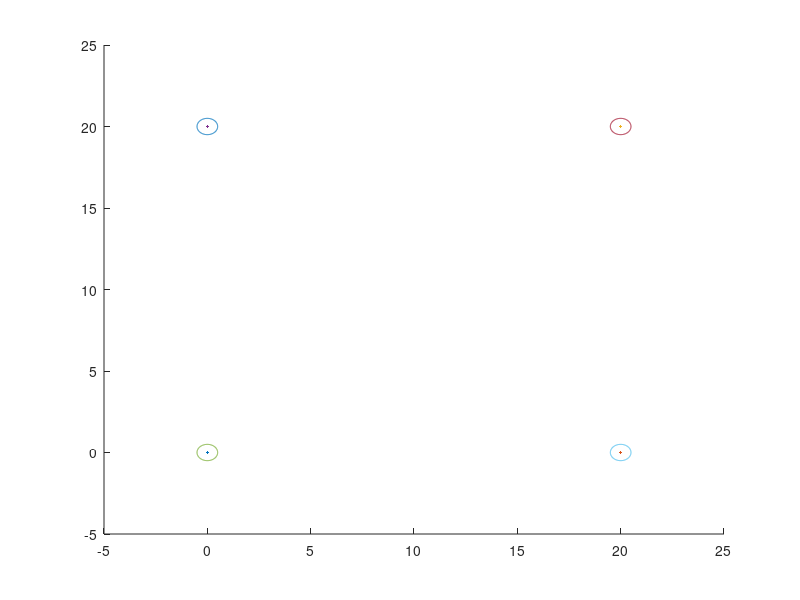

Recreate this plot in MATLAB. (Note: this script raises an error after producing the figure.)
clc 
clear all
clf

A=[0 0;0 0];
B=[1 0;0 1];
C=eye(2,2);
D=zeros(2,2);

sys=ss(A,B,C,D);


Num_agen=4;


Ts=0.1;
sysd=c2d(sys,Ts);
Ad=sysd.A;
Bd=sysd.B;
T=50;
%% intial trajectory
count=1;
X(:,1)=[0;0 ;  20;0 ; 20;20   ;  0;20 ];
for t=0:Ts:5
    if t<2
        u(:,count)=0*ones(2*Num_agen,1);
    else
        u(:,count)=0*ones(2*Num_agen,1);
    end
    for i=1:Num_agen
        X((2*i-1):(2*i),count+1)=Ad*X((2*i-1):(2*i),count)+Bd*u((2*i-1):(2*i),count);
    end
    count=count+1;   
end

X0=X;
for i=1:Num_agen
    hold on
    plot(X((2*i-1),:),X((2*i),:),'.')
end


hold on

%%
R_obs=2;
R_agent=0.5;
N=length(X(1,:));
obs_center=[
    X(1:2,1)'; ...
    X(3:4,1)'; ...
    X(5:6,1)'; ...
    X(7:8,1)'];
R_plot=[R_agent,R_agent,R_agent,R_agent];
R=2*R_plot;


alpha=1;
obs_num=length(R);
r_default=1;

lambda=10000;

i=1;
figure(1)
tol=0.001;



hold on

theta=linspace(0,2*pi,201);
for j=1:obs_num
    x_theta=R_plot(j)*cos(theta);
    y_theta=R_plot(j)*sin(theta);
    plot(obs_center(j,1)+x_theta,obs_center(j,2)+y_theta)
end
Linear_cost=zeros(1,200);
for iteration=1:60
    



    %cvx_solver sedumi
    cvx_solver SDPT3
    cvx_precision best
    cvx_begin 
        
        variable w(2*Num_agen,N-1)

        variable v(2*Num_agen,N-1)
        variable d(2*Num_agen,N)
        variable U(1,N-1)
        variable s(N*(obs_num-1),Num_agen)

        variable X_diff(N-1,Num_agen)
        %variable s_pos(N)
        %minimize (  500*sum(U*Ts) + lambda*sum(sum(abs(v)))  + lambda*(sum(max(s(:,1),0))   +   1*sum(max(s(:,2),0))) )
        
        minimize (  norm(u+w,1) + lambda*sum(sum(abs(v)))  + lambda*0.001*(   sum(sum(max(s,0)))   )) 

        subject to
        cvx_precision best
        %cvx_precision low
        E=eye(2);
        d(:,1)==zeros(2*Num_agen,1);




        
        for i=1:N-1

            obs_center=[
                X(1:2,i)'; ...
                X(3:4,i)'; ...
                X(5:6,i)'; ...
                X(7:8,i)'];

            for j=1:Num_agen


                -r_default<=w((2*j-1):(2*j),i)<=r_default;
  


                X((2*j-1):(2*j),i+1)+d((2*j-1):(2*j),i+1)== ...
                    (Ad*X((2*j-1):(2*j),i)+Ad*d((2*j-1):(2*j),i))+ ...
                    (Bd*u((2*j-1):(2*j),i)+Bd*w((2*j-1):(2*j),i))+E*v((2*j-1):(2*j),i);
                U(i)==norm(u(:,i),2);

                X_diff(i,j)==norm(X((2*j-1):(2*j),i+1)-X((2*j-1):(2*j),i),2);




                countk=1;

                for k=1:obs_num
                    if k==j
                        continue
                    end
                    R(k)-norm(X((2*j-1):(2*j),i)-obs_center(k,:)',2)- ...
                        (X((2*j-1):(2*j),i)-obs_center(k,:)')'*(X((2*j-1):(2*j),i)+d((2*j-1):(2*j),i)-obs_center(k,:)') ...
                        /norm(X((2*j-1):(2*j),i)-obs_center(k,:)',2)<=s((countk-1)*(N)+i,j);
                    s((countk-1)*(N)+i,j)>=0
                    countk=countk+1;
                    
                end
            end

        end

        X(:,N)+d(:,N)==[20;20  ;  0;20   ;   0;0   ;  20;0];
        
    cvx_end

    % 
    rho0 = 0;
    rho1 = 0.25;
    rho2 = 0.7;

    w=full(w);
    v=full(v);
    d=full(d);

    Linear_cost(iteration)=norm((u+w),1) + lambda*sum(sum(abs(v)))  + lambda*0.001*(   sum(sum(max(s,0)))   );

    if iteration >= 2
        delta_L = (Linear_cost(iteration) - Linear_cost(iteration-1)) / Linear_cost(iteration);
    else
        delta_L = 1;
    end


    if abs(delta_L) <= rho0
        r_default = max(r_default, 1.8);
        X = X + d;
        u = u + w;
    elseif abs(delta_L) <= rho1
        r_default = r_default/1.5;
        X = X + d;
        u = u + w;
    elseif abs(delta_L) <= rho2
        r_default = r_default / 3.2;
        X = X + d;
        u = u + w;
    else
        X = X + d;
        u = u + w;
        r_default = 1.8;
    end
    abs(delta_L)
    r_default


    hold on
    for i=1:Num_agen
        hold on
        plot(X((2*i-1),:),X((2*i),:),'.')
    end
    ss=0;



    for i=1:N
        
        obs_center=[
            X(1:2,i)'; ...
            X(3:4,i)'; ...
            X(5:6,i)'; ...
            X(7:8,i)'];
        for j=1:Num_agen
            countk=1;
            for k=1:obs_num
                if k==j
                    continue
                end
                ss((countk-1)*(N)+i,j)=R(k)-norm(X((2*j-1):(2*j),i)-obs_center(k,:)',2);
                countk=countk+1;
            end
        end
        
    end

    ss_max=max(ss);

    
    
    if max(max(ss))<0 && iteration>60
        break;
    end
    pause(0.01)
end


%%
figure(2)
hold on
for i=1:N
    for j=1:Num_agen
        hold on
        if j==1
            plot(X((2*j-1),i),X((2*j),i),'r.')
        elseif j==2
            plot(X((2*j-1),i),X((2*j),i),'g.')
        elseif j==3
            plot(X((2*j-1),i),X((2*j),i),'b.')
        elseif j==4
            plot(X((2*j-1),i),X((2*j),i),'c.')
        end
        
        %plot(X0((2*i-1),:),X0((2*i),:),'.')
    end

    obs_center=[
        X(1:2,i)'; ...
        X(3:4,i)'; ...
        X(5:6,i)'; ...
        X(7:8,i)'];


    theta=linspace(0,2*pi,201);
    xlim([-0 26])
    ylim([-0 26])
    for j=1:obs_num
        hold on
        x_theta=R_plot(j)*cos(theta);
        y_theta=R_plot(j)*sin(theta);
        if j==1
            plot(obs_center(j,1)+x_theta,obs_center(j,2)+y_theta,'r')
        elseif j==2
            plot(obs_center(j,1)+x_theta,obs_center(j,2)+y_theta,'g')
        elseif j==3
            plot(obs_center(j,1)+x_theta,obs_center(j,2)+y_theta,'b')
        elseif j==4
            plot(obs_center(j,1)+x_theta,obs_center(j,2)+y_theta,'c')
        end
    end

pause(0.05)
%clf


end







%% utility funcitons


function XX=stack_vec(X,u)
    XX=reshape(X(:,1:end-1),[length((X(:,1)))*length(X(1,:))-4,1]);
    uu=reshape(u,[length((u(:,1)))*length(u(1,:)),1]);
    XX=[XX;uu];
end


function [X,u]=unstack_vec(XX,uu)
    X=reshape(XX,[4,length(XX)/4]);
    u=reshape(uu,[2,length(uu)/2]);
end